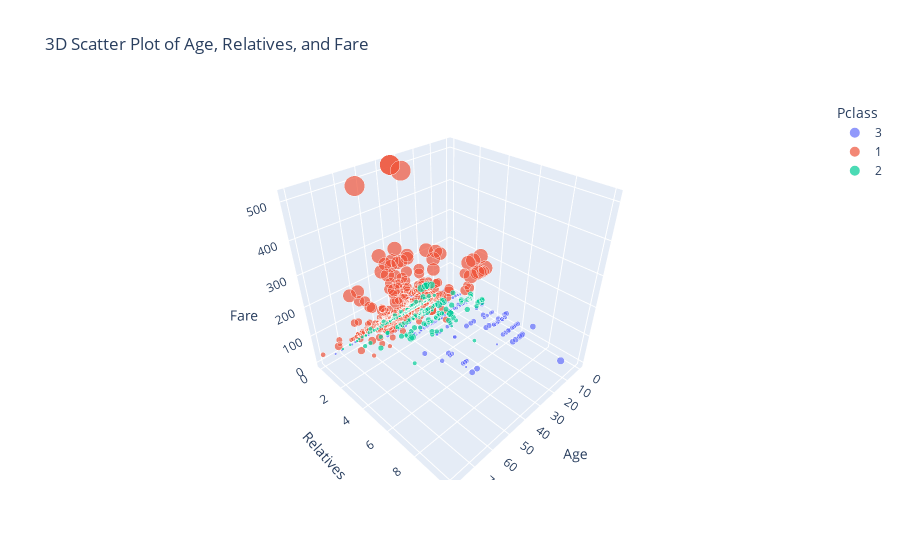

Notebook cell for this chart:
### Markdown cell above
We will create a 3D scatter plot to visualize the relationship between Age, Number of Relatives, and Fare. This visualization allows us to explore how these three variables interact with each other.
python

### Code cell
data["Fare"] = data["Fare"].fillna(0)  # Fill NaN values in Fare for plotting
fig = px.scatter_3d(data,
                     x="Age",
                     y="Relatives",
                     z="Fare",
                     color="Pclass",
                     size="Fare",
                     title="3D Scatter Plot of Age, Relatives, and Fare")
fig.show()

### Figure 1 — Plotly figure (JSON) as saved in the notebook; plotly's stock layout.template omitted (floating-point values rounded to 4 significant figures; data arrays with more than 128 entries replaced by an {"elided": "..."} marker saying what was removed)
{"data": [{"hovertemplate": "Pclass=3<br>Age=%{x}<br>Relatives=%{y}<br>Fare=%{marker.size}<extra></extra>", "legendgroup": "3", "marker": {"color": "#636efa", "size": {"elided": "709 float values"}, "sizemode": "area", "sizeref": 1.281, "symbol": "circle"}, "mode": "markers", "name": "3", "scene": "scene", "showlegend": true, "type": "scatter3d", "x": {"elided": "709 float values"}, "y": {"elided": "709 int values"}, "z": {"elided": "709 float values"}}, {"hovertemplate": "Pclass=1<br>Age=%{x}<br>Relatives=%{y}<br>Fare=%{marker.size}<extra></extra>", "legendgroup": "1", "marker": {"color": "#EF553B", "size": {"elided": "323 float values"}, "sizemode": "area", "sizeref": 1.281, "symbol": "circle"}, "mode": "markers", "name": "1", "scene": "scene", "showlegend": true, "type": "scatter3d", "x": {"elided": "323 float values"}, "y": {"elided": "323 int values"}, "z": {"elided": "323 float values"}}, {"hovertemplate": "Pclass=2<br>Age=%{x}<br>Relatives=%{y}<br>Fare=%{marker.size}<extra></extra>", "legendgroup": "2", "marker": {"color": "#00cc96", "size": {"elided": "277 float values"}, "sizemode": "area", "sizeref": 1.281, "symbol": "circle"}, "mode": "markers", "name": "2", "scene": "scene", "showlegend": true, "type": "scatter3d", "x": {"elided": "277 float values"}, "y": {"elided": "277 int values"}, "z": {"elided": "277 float values"}}], "layout": {"legend": {"itemsizing": "constant", "title": {"text": "Pclass"}, "tracegroupgap": 0}, "scene": {"domain": {"x": [0, 1], "y": [0, 1]}, "xaxis": {"title": {"text": "Age"}}, "yaxis": {"title": {"text": "Relatives"}}, "zaxis": {"title": {"text": "Fare"}}}, "title": {"text": "3D Scatter Plot of Age, Relatives, and Fare"}}}
